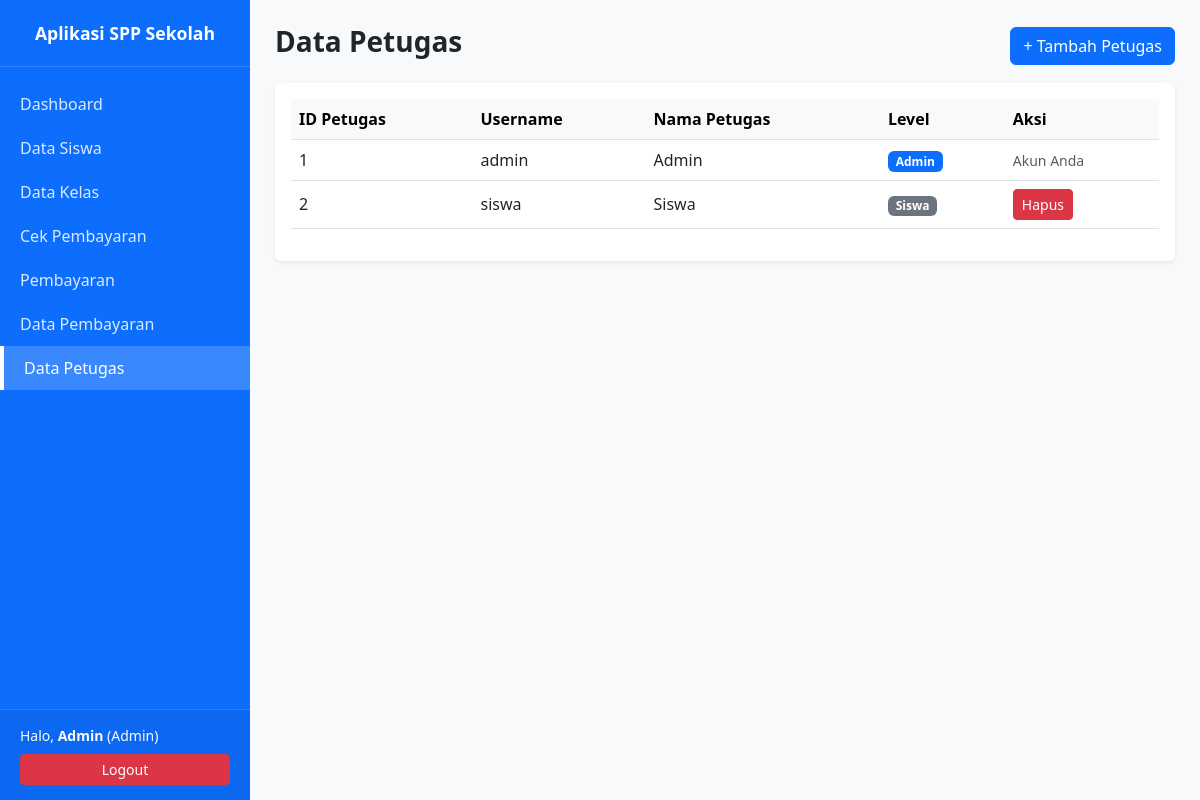
Screenshot of /petugas.php (signed in) with the database file from the repository.
### tables this page shows
CREATE TABLE `tabel_petugas` (
      `id_petugas` VARCHAR(11) PRIMARY KEY,
      `username` VARCHAR(50) UNIQUE NOT NULL,
      `password` VARCHAR(255) NOT NULL,
      `nama_petugas` VARCHAR(50) NOT NULL,
      `level` ENUM('admin', 'siswa') NOT NULL,
      `created_at` TIMESTAMP DEFAULT CURRENT_TIMESTAMP
    );

### config/Database.php (called while the page is built)
<?php
class Database {
    private string $host = 'localhost';
    private string $dbName = 'db_PembayaranSppSiswa';
    private string $username = 'root';
    private string $password = '';
    private ?PDO $conn = null;
    public function getConnection(): ?PDO {
        try {
            $dsn = "mysql:host={$this->host};dbname={$this->dbName};charset=utf8mb4";
            $this->conn = new PDO($dsn, $this->username, $this->password, [
                PDO::ATTR_ERRMODE => PDO::ERRMODE_EXCEPTION,
                PDO::ATTR_DEFAULT_FETCH_MODE => PDO::FETCH_ASSOC,
                PDO::ATTR_EMULATE_PREPARES => false
            ]);
        } catch (PDOException $e) {
            die('Koneksi Gagal: ' . $e->getMessage());
        }
        return $this->conn;
    }
}

### classes/petugas.php (called while the page is built, shortened)
<?php
require_once __DIR__ . '/../config/Database.php';
class Petugas {
    private PDO $db;
    public function __construct() {
        $this->db = (new Database())->getConnection();
    }
    public function getAll(): array {
        return $this->db->query("SELECT * FROM tabel_petugas ORDER BY nama_petugas ASC")->fetchAll();
    }
}

### petugas.php (the view, shortened to what this page needs)
<?php
    require_once 'views/sidebar.php';
    require_once 'classes/Petugas.php';
    $petugasModel = new Petugas();
    $petugas = $petugasModel->getAll();
    ?>
    <div class="d-flex justify-content-between align-items-center mb-3">
        <h3 class="fw-bold">Data Petugas</h3>
        <button class="btn btn-primary" data-bs-toggle="modal" data-bs-target="#modalTambah">+ Tambah Petugas</button>
    </div>
    <div class="card border-0 shadow-sm">
        <div class="card-body">
            <table class="table table-hover align-middle">
                <thead class="table-light">
                    <tr>
                        <th>ID Petugas</th>
                        <th>Username</th>
                        <th>Nama Petugas</th>
                        <th>Level</th>
                        <th>Aksi</th>
                    </tr>
                </thead>
                <tbody>
                    <?php foreach($petugas as $row): ?>
                    <tr>
                        <td><?= htmlspecialchars($row['id_petugas']) ?></td>
                        <td><?= htmlspecialchars($row['username']) ?></td>
                        <td><?= htmlspecialchars($row['nama_petugas']) ?></td>
                        <td>
                            <span class="badge bg-<?= $row['level'] === 'admin' ? 'primary' : 'secondary' ?>">
                                <?= ucfirst($row['level']) ?>
                            </span>
                        </td>
                        <td>
                            <?php if ($row['id_petugas'] !== $_SESSION['user']['id_petugas']): ?>
                                <a href="petugas.php?hapus=<?= $row['id_petugas'] ?>" class="btn btn-sm btn-danger" onclick="return confirm('Hapus petugas ini?')">Hapus</a>
                            <?php else: ?>
                                <span class="text-muted small">Akun Anda</span>
                            <?php endif; ?>
                        </td>
                    </tr>
                    <?php endforeach; ?>
                </tbody>
            </table>
        </div>
    </div>
    <?php require_once 'views/footer.php'; ?>

### views/sidebar.php (style rules this page uses)
body { min-height: 100vh; background-color: #f8f9fa; }

### rows the page displays
tabel_petugas: id_petugas "1", username "admin", nama_petugas "Admin", level "Admin", shows "Akun Anda"
tabel_petugas: id_petugas "2", username "siswa", nama_petugas "Siswa", level "Siswa"

### other values shown
$_SESSION['user']['nama_lengkap'] "Admin"
$userLevel "Admin"
